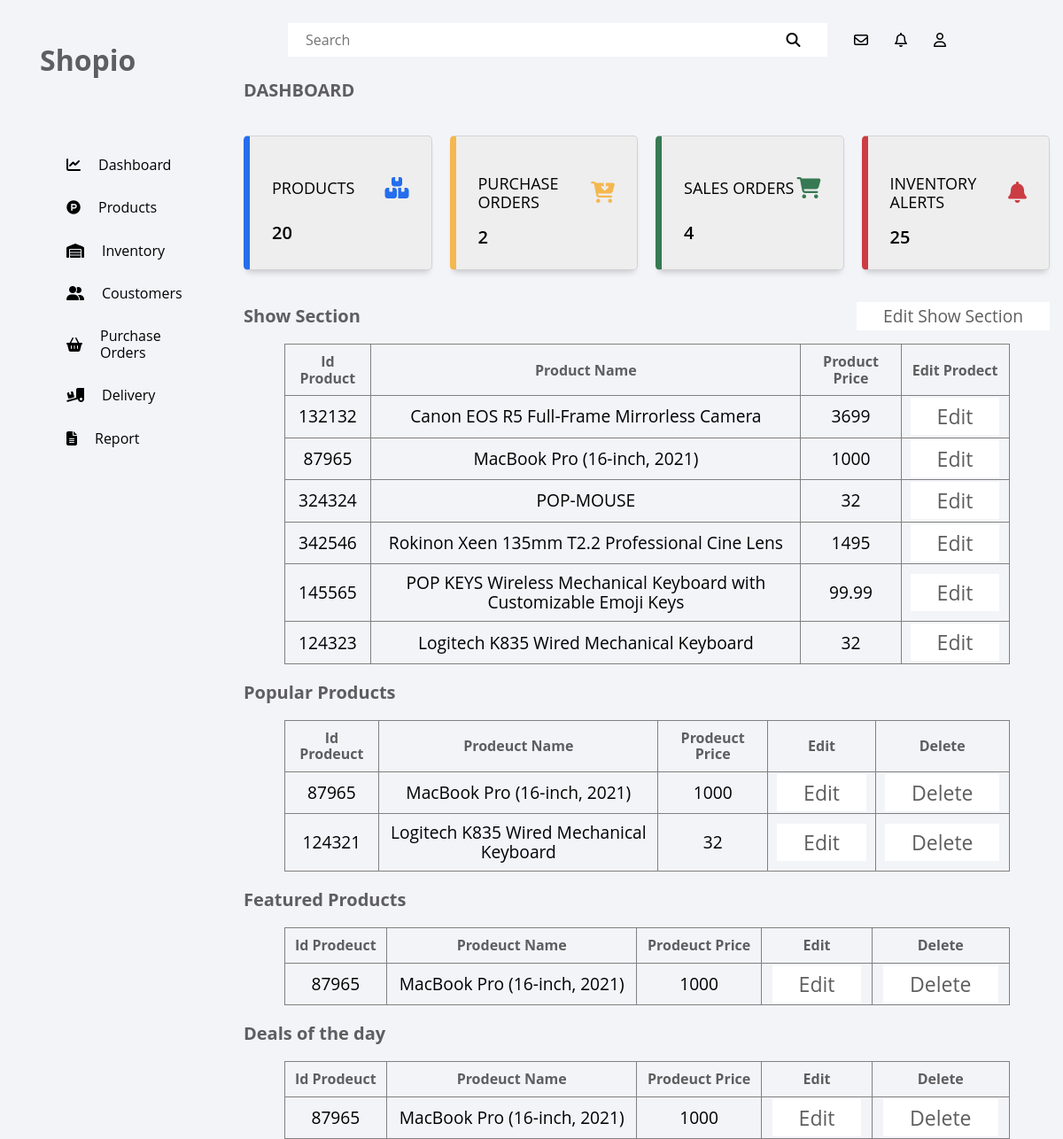
Screenshot of /admin/dashboard.php (signed in) with the database file from the repository.
### tables this page shows
CREATE TABLE `product` (
  `IdProduct` int(11) NOT NULL,
  `ProductName` varchar(200) NOT NULL,
  `ProductPrice` float NOT NULL,
  `ProductRating` float NOT NULL,
  `ProductAmount` int(11) NOT NULL,
  `ProductDescription` varchar(1000) NOT NULL,
  `ProductImage1` varchar(1000) NOT NULL,
  `ProductImage2` varchar(1000) NOT NULL,
  `ProductImage3` varchar(1000) NOT NULL,
  `Style` varchar(45) NOT NULL,
  `Color` varchar(45) NOT NULL,
  `idCategory` int(11) NOT NULL
);

### admin/dashboard.php (the view, shortened to what this page needs)
<!DOCTYPE html>
<html lang="en">
<head>
    <link rel="stylesheet" href="Css/dashboard.css">
    <link rel="stylesheet" href="Css/normalize.css">
    <link rel="stylesheet" href="Css/all.min.css">
</head>
<body>
<?php
        $host = "127.0.0.1";
        $user = "root";
        $pass = '';
        $db = 'e-commerce';
        $port = '3306';
        $con = mysqli_connect($host,$user,$pass,$db,$port);
    ?>
    <div class="admin_panel">
        <div class="menu">
            <div class="container">
                <ul>
                    <li class="search">
                        <form action="prodects.php">
                            <input type="search" name="search_input" placeholder="Search">
                            <i class="fas fa-search"></i>
                        </form>
                    </li>
                    <li><i class="fa-regular fa-envelope"></i></li>
                    <li><i class="fa-regular fa-bell"></i></li>
                    <li><i class="far fa-user"></i></li>
                </ul>
            </div>
        </div>
        <div class="sideBar">
            <div class="container">
                <div class="bar">
                    <h1 id="logo"><a href="#">Shopio</a></h1>
                    <div class="explor">
                        <div class="box">
                        <i class="fa-solid fa-chart-line"></i>
                            <a href="dashboard.php">Dashboard</a>
                        </div>
                        <div class="box">
                            <i class="fab fa-product-hunt"></i>
                            <a href="prodects.php">Products</a>
                        </div>
                        <div class="box">
                            <i class="fa-solid fa-warehouse"></i>
                            <a href="inventory.php">Inventory</a>
                        </div>
                        <div class="box">
                            <i class="fas fa-user-friends"></i>
                            <a href="coustomers.php">Coustomers</a>
                        </div>
                        <div class="box">
                            <i class="fa-solid fa-basket-shopping"></i>
                            <a href="purchase_orders.php">Purchase Orders</a>
                        </div>
                        <div class="box">
                            <i class="fas fa-truck-loading"></i>
                            <a href="delivery.php">Delivery</a>
                        </div>
                        <div class="box">
                            <i class="fas fa-file-alt"></i>
                            <a href="report.php">Report</a>
                        </div>
                    </div>
                </div>
            </div>
        </div>
        <div class="content">
            <div class="container">
                <div class="titel">
                    <h3>DASHBOARD</h3>
                </div>
                <div class="main-cards">
                    <div class="card">
                        <div class="card-inner">
                            <p class="text-primary">PRODUCTS</p>
                            <i class="fa-solid fa-boxes-stacked fa-xl"></i>
                        </div>
                        <span>
                            <?php
                                $sql = "SELECT count(*) FROM `product`;";
                                $result_Category = mysqli_query($con, $sql);
                                while($row = mysqli_fetch_assoc($result_Category)){
                                    echo $row['count(*)'];
                                }
                            ?>
                        </span>
                    </div>
                    <div class="card">
                        <div class="card-inner">
                            <p class="text-primary">PURCHASE ORDERS</p>
                            <i class="fa-solid fa-cart-arrow-down fa-xl"></i>
                        </div>
                        <span>
                            <?php
                                $sql = "SELECT count(*) FROM `shipping`;";
                                $result_Category = mysqli_query($con, $sql);
                                while($row = mysqli_fetch_assoc($result_Category)){
                                    echo $row['count(*)'];
                                }
                            ?>
                        </span>
                    </div>
                    <div class="card">
                        <div class="card-inner">
                            <p class="text-primary">SALES ORDERS</p>
                            <i class="fa-solid fa-cart-shopping fa-xl"></i>
                        </div>
                        <span>
                            <?php
                                $sql = "SELECT count(*) FROM `delivery`;";
                                $result_Category = mysqli_query($con, $sql);
                                while($row = mysqli_fetch_assoc($result_Category)){
                                    echo $row['count(*)'];
                                }
                            ?>
                        </span>
                    </div>
                    <div class="card">
                        <div class="card-inner">
                            <p class="text-primary">INVENTORY ALERTS</p>
                            <i class="fa-solid fa-bell fa-xl"></i>
                        </div>
                        <span>
                            <?php
                                $sql = "SELECT count(*) FROM `logclient`;";
                                $result_Category = mysqli_query($con, $sql);
                                while($row = mysqli_fetch_assoc($result_Category)){
                                    echo $row['count(*)'];
                                }
                            ?>
                        </span>
                    </div>
                </div>
                <div class="titel">
                    <h3>Show Section</h3>
                    <a href="editShowSection.php" class="btnDelete">Edit Show Section</a>
                </div>
                <div class="table">
                    <table border="1" cellpadding='0'>
                        <thead>
                            <tr>
                                <th>Id Product</th>
                                <th>Product Name</th>
                                <th>Product Price</th>
                                <th>Edit Prodect</th>
                            </tr>
                        </thead>
                        <tbody>
                            <?php
                            $sql = "SELECT * FROM `showsection`";
                            $result = mysqli_query($con, $sql);
                            while($row_p = mysqli_fetch_assoc($result)){
                                $idProduct = $row_p['idProduct'];
                                $sql = "SELECT * FROM `product` where IdProduct = $idProduct";
                                $result_prodect = mysqli_query($con, $sql);
                                while ($row = mysqli_fetch_assoc($result_prodect)){
                                    $idProduct = $row['IdProduct'];
                                    $productName = $row['ProductName'];
                                    $productPrice = $row['ProductPrice'];
                                    echo '<tr>
                                    <td>'.$idProduct.'</td>
                                    <td>'.$productName.'</td>
                                    <td>'.$productPrice.'</td>
                                    <td><a href="editProudect.php?idProduct='.$idProduct.'" class="btnDelete">Edit</a></td>
                                    </tr>';
                                 }
                            }
                         ?>
                        </tbody>
                    </table>
                </div>
                <div class="titel">
                    <h3>Popular Products</h3>
                </div>
                <div class="table">
                    <table border="1" cellpadding='0'>
                        <thead>
                            <tr>
                                <th>Id Prodeuct</th>
                                <th>Prodeuct Name</th>
                                <th>Prodeuct Price</th>
                                <th>Edit</th>
                                <th>Delete</th>
                            </tr>
                        </thead>
                        <tbody>
                            <?php
                            $sql = "SELECT * FROM `popular_products`";
                            $result = mysqli_query($con, $sql);
                            while($row_p = mysqli_fetch_assoc($result)){
                                $idProduct  = $row_p['idProduct'];
                                $idPopularProducts = $row_p['idPopularProducts'];
                                $sql = "SELECT * FROM `product` where IdProduct = $idProduct";
                                $result_prodect = mysqli_query($con, $sql);
                                while ($row = mysqli_fetch_assoc($result_prodect)){
                                    $idProduct = $row['IdProduct'];
                                    $productName = $row['ProductName'];
                                    $productPrice = $row['ProductPrice'];
                                    echo '<tr>
                                    <td>'.$idProduct.'</td>
                                    <td>'.$productName.'</td>
                                    <td>'.$productPrice.'</td>
                                    <td><a href="editProudect.php?idProduct='.$idProduct.'" class="btnDelete">Edit</a></td>
                                    <td><a href="delete.php?idProduct='.$idPopularProducts.'&tabel=PopularProducts" class="btnDelete">Delete</a></td>
                                    </tr>';
                                 }
                            }
                         ?>
                        </tbody>
                    </table>
                </div>
                <div class="titel">
                    <h3>Featured Products</h3>
                </div>
                <div class="table">
                    <table border="1" cellpadding='0'>
                        <thead>
                            <tr>
                                <th>Id Prodeuct</th>
                                <th>Prodeuct Name</th>
                                <th>Prodeuct Price</th>
                                <th>Edit</th>
                                <th>Delete</th>
                            </tr>
                        </thead>
                        <tbody>
                            <?php
                            $sql = "SELECT * FROM `featured_products`";
                            $result = mysqli_query($con, $sql);
                            while($row_p = mysqli_fetch_assoc($result)){
                                $idProduct  = $row_p['idProduct'];
                                $idFeaturedProducts = $row_p['idFeaturedProducts'];
                                $sql = "SELECT * FROM `product` where IdProduct = $idProduct";
                                $result_prodect = mysqli_query($con, $sql);
                                while ($row = mysqli_fetch_assoc($result_prodect)){
                                    $idProduct = $row['IdProduct'];
                                    $productName = $row['ProductName'];
                                    $productPrice = $row['ProductPrice'];
                                    echo '<tr>
                                    <td>'.$idProduct.'</td>
                                    <td>'.$productName.'</td>
                                    <td>'.$productPrice.'</td>
                                    <td><a href="editProudect.php?idProduct='.$idProduct.'" class="btnDelete">Edit</a></td>
                                    <td><a href="delete.php?idProduct='.$idFeaturedProducts.'&tabel=FeaturedProducts" class="btnDelete">Delete</a></td>
                                    </tr>';
                                 }
                            }
                         ?>
                        </tbody>
                    </table>
                </div>
                <div class="titel">
                    <h3>Deals of the day</h3>
                </div>
                <div class="table">
                    <table border="1" cellpadding='0'>
                        <thead>
                            <tr>
                                <th>Id Prodeuct</th>
                                <th>Prodeuct Name</th>
                                <th>Prodeuct Price</th>
                                <th>Edit</th>
                                <th>Delete</th>
                            </tr>
                        </thead>
                        <tbody>
                            <?php
                            $sql = "SELECT * FROM `deals_of_the_day`";
                            $result = mysqli_query($con, $sql);
                            while($row_p = mysqli_fetch_assoc($result)){
                                $idProduct  = $row_p['idProduct'];
                                $idDealsOfTheDay = $row_p['idDealsOfTheDay'];
                                $sql = "SELECT * FROM `product` where IdProduct = $idProduct";
                                $result_prodect = mysqli_query($con, $sql);
                                while ($row = mysqli_fetch_assoc($result_prodect)){
                                    $idProduct = $row['IdProduct'];
                                    $productName = $row['ProductName'];
                                    $productPrice = $row['ProductPrice'];
                                    echo '<tr>
                                    <td>'.$idProduct.'</td>
                                    <td>'.$productName.'</td>
                                    <td>'.$productPrice.'</td>
                                    <td><a href="editProudect.php?idProduct='.$idProduct.'" class="btnDelete">Edit</a></td>
                                    <td><a href="delete.php?idDealsOfTheDay='.$idDealsOfTheDay.'&tabel=DealsOfTheDay" class="btnDelete">Delete</a></td>
                                    </tr>';
                                 }
                            }
                         ?>
                        </tbody>
                    </table>
                </div>
            </div>
        </div>
    </div>
</body>
</html>

### rows the page displays
product: IdProduct "132132", ProductName "Canon EOS R5 Full-Frame Mirrorless Camera", ProductPrice "3699"
product: IdProduct "87965", ProductName "MacBook Pro (16-inch, 2021)", ProductPrice "1000"
product: IdProduct "324324", ProductName "POP-MOUSE", ProductPrice "32"
product: IdProduct "342546", ProductName "Rokinon Xeen 135mm T2.2 Professional Cine Lens", ProductPrice "1495"
product: IdProduct "145565", ProductName "POP KEYS Wireless Mechanical Keyboard with Customizable Emoji Keys", ProductPrice "99.99"
product: IdProduct "124323", ProductName "Logitech K835 Wired Mechanical Keyboard", ProductPrice "32"
product: IdProduct "124321", ProductName "Logitech K835 Wired Mechanical Keyboard", ProductPrice "32"

### other values shown
$row['count(*)'] "20"
$row['count(*)'] "2"
$row['count(*)'] "4"
$row['count(*)'] "25"
